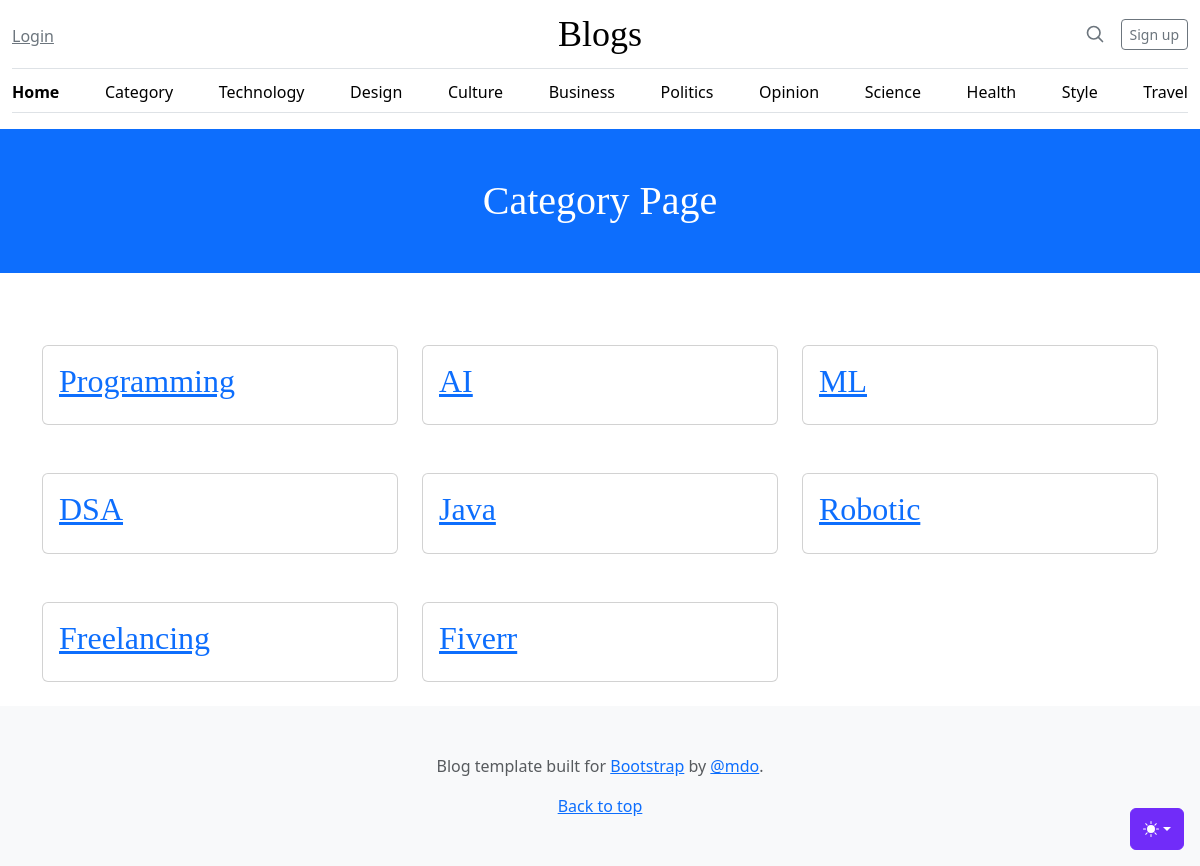
Page /category on the earlier database version.
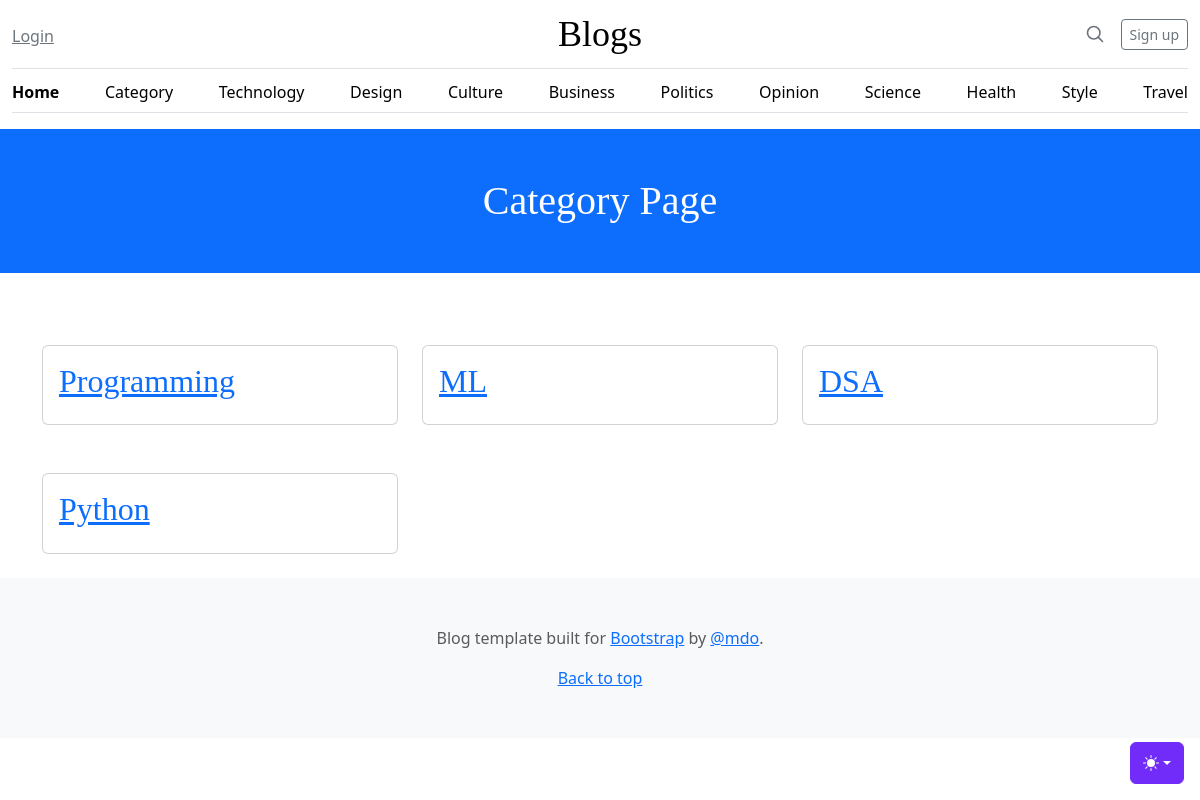
Same page on the later database version.
### core/models.py (models this page shows, shortened)
class Category(models.Model):
    name = models.CharField(max_length=255)
    date = models.DateTimeField(auto_now_add=True)
    slug = models.CharField(max_length=50, unique=True, blank=True, null=True)

### core/views.py (the view)
# urls.py: path("category", views.category, name="category"),
def category(request):
    category = Category.objects.all()
    context = {
        'category':category,
    }
    return render(request, 'category.html',context)

### template/category.html
{% extends "base.html" %}
{% block content %}
<h1 class="bg-primary p-5 text-center mb-5 text-white">Category Page</h1>
<div class="container">
    <div class="row">
        {% for i in category %}
        <div class="col-md-4 my-4">
            <div class="card cat">
                <div class="card-body">
                   <h2>
                        <a href="{% url 'catPost' i.slug %}" class="cat-head">
                            {{i.name}}
                        </a>
                    </h2>
                </div>
            </div>
        </div>
        {% endfor %}
    </div>
</div>
{% endblock content %}

### template/base.html (shortened to what this page needs)
{% load static %}
<!doctype html>
<html lang="en" data-bs-theme="auto">
  <head><script src="{% static 'js/color-mode.js' %}"></script>
    <link rel="stylesheet" href="https://cdn.jsdelivr.net/npm/@docsearch/css@3">
    <link href="{% static 'css/bootstrap.min.css' %}" rel="stylesheet">
    <link href="{% static 'css/blog.css' %}" rel="stylesheet">
  </head>
  <body>
    <div class="dropdown position-fixed bottom-0 end-0 mb-3 me-3 bd-mode-toggle">
      <button class="btn btn-bd-primary py-2 dropdown-toggle d-flex align-items-center"
              id="bd-theme"
              type="button"
              aria-expanded="false"
              data-bs-toggle="dropdown"
              aria-label="Toggle theme (auto)">
        <svg class="bi my-1 theme-icon-active" width="1em" height="1em"><use href="#circle-half"></use></svg>
      </button>
    </div>
<div class="container-fluid">
  <header class="border-bottom lh-1 py-3">
    <div class="row flex-nowrap justify-content-between align-items-center">
      <div class="col-4 pt-1">
        <a class="link-secondary" href="{% url 'login' %}">Login</a>
      </div>
      <div class="col-4 text-center">
        <a class="blog-header-logo text-body-emphasis text-decoration-none" href="#">Blogs</a>
      </div>
      <div class="col-4 d-flex justify-content-end align-items-center">
        <a class="link-secondary" href="#" aria-label="Search">
          <svg xmlns="http://www.w3.org/2000/svg" width="20" height="20" fill="none" stroke="currentColor" stroke-linecap="round" stroke-linejoin="round" stroke-width="2" class="mx-3" role="img" viewBox="0 0 24 24"><title>Search</title><circle cx="10.5" cy="10.5" r="7.5"/><path d="M21 21l-5.2-5.2"/></svg>
        </a>
        <a class="btn btn-sm btn-outline-secondary" href="#">Sign up</a>
      </div>
    </div>
  </header>
  <div class="nav-scroller py-1 mb-3 border-bottom">
    <nav class="nav nav-underline justify-content-between">
      <a class="nav-item nav-link link-body-emphasis active" href="{% url 'index' %}">Home</a>
      <a class="nav-item nav-link link-body-emphasis" href="{% url 'category' %}">Category</a>
      <a class="nav-item nav-link link-body-emphasis" href="#">Technology</a>
      <a class="nav-item nav-link link-body-emphasis" href="#">Design</a>
      <a class="nav-item nav-link link-body-emphasis" href="#">Culture</a>
      <a class="nav-item nav-link link-body-emphasis" href="#">Business</a>
      <a class="nav-item nav-link link-body-emphasis" href="#">Politics</a>
      <a class="nav-item nav-link link-body-emphasis" href="#">Opinion</a>
      <a class="nav-item nav-link link-body-emphasis" href="#">Science</a>
      <a class="nav-item nav-link link-body-emphasis" href="#">Health</a>
      <a class="nav-item nav-link link-body-emphasis" href="#">Style</a>
      <a class="nav-item nav-link link-body-emphasis" href="#">Travel</a>
    </nav>
  </div>
</div>
{% block content %}
{% endblock content %}
<footer class="py-5 text-center text-body-secondary bg-body-tertiary">
  <p>Blog template built for <a href="https://getbootstrap.com/">Bootstrap</a> by <a href="https://twitter.com/mdo">@mdo</a>.</p>
  <p class="mb-0">
    <a href="#">Back to top</a>
  </p>
</footer>
    </body>
</html>

### static/css/blog.css (style rules this page uses)
.blog-header-logo { font-family: "Playfair Display", Georgia, "Times New Roman", serif; font-size: 2.25rem; }
h1, h2, h3, h4, h5, h6 { font-family: "Playfair Display", Georgia, "Times New Roman", serif; }

### template/base.html (style rules this page uses)
.bi { vertical-align: -.125em; fill: currentColor; }
.nav-scroller { position: relative; z-index: 2; height: 2.75rem; overflow-y: hidden; }
.nav-scroller .nav { display: flex; flex-wrap: nowrap; padding-bottom: 1rem; margin-top: -1px; overflow-x: auto; text-align: center; white-space: nowrap; -webkit-overflow-scrolling: touch; }
.btn-bd-primary { --bd-violet-bg: #712cf9; --bd-violet-rgb: 112.520718, 44.062154, 249.437846; --bs-btn-font-weight: 600; --bs-btn-color: var(--bs-white); --bs-btn-bg: var(--bd-violet-bg); --bs-btn-border-color: var(--bd-violet-bg); --bs-btn-hover-color: var(--bs-white); --bs-btn-hover-bg: #6528e0; --bs-btn-hover-border-color: #6528e0; --bs-btn-focus-shadow-rgb: var(--bd-violet-rgb); --bs-btn-active-color: var(--bs-btn-hover-color); --bs-btn-active-bg: #5a23c8; --bs-btn-active-border-color: #5a23c8; }
.bd-mode-toggle { z-index: 1500; }

Differences in the rows shown:
removed Category: name "AI"
removed Category: name "Java"
removed Category: name "Robotic"
removed Category: name "Freelancing"
removed Category: name "Fiverr"
added Category: name "Python"
